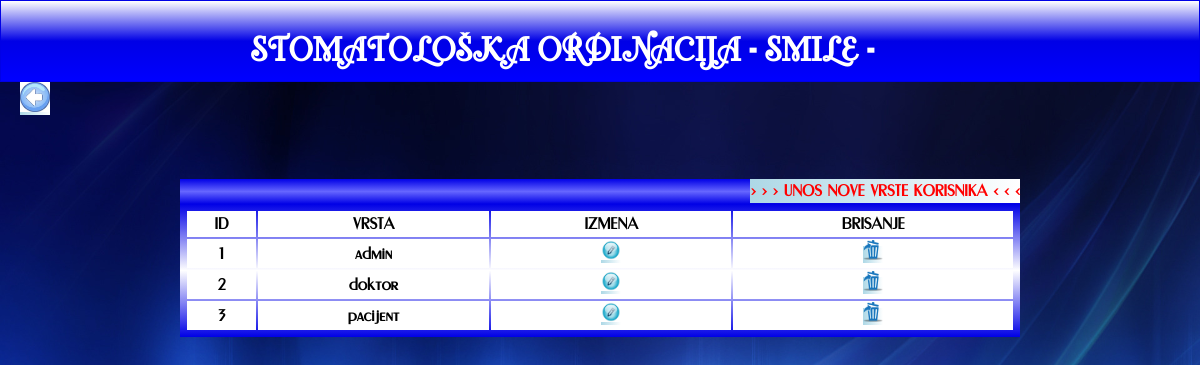
/zubarska_ordinacija/maticni/vrste_korisnika/pregled.php (signed in), run on the app's committed database.
### tables this page shows
CREATE TABLE `vrsta_korisnika` (
  `id` int(10) UNSIGNED NOT NULL,
  `naziv` varchar(30) NOT NULL
);

### zubarska_ordinacija/maticni/vrste_korisnika/pregled.php (the view, shortened to what this page needs)
<?php
include_once "../../inc/header.php";
require '../../inc/konekcija.php';
?>
			<a href="../../pocetna.php" class="nazad"><img src="../../img/back.jpg" width=30 height=30></a>
		</header>
		<main>
			<div class="filter">
				&nbsp; <a href="azuriranje.php?akcija=n" class="unos" >> > > UNOS NOVE VRSTE KORISNIKA < < < </a><br><br>
			</div>
			<table class="tabela" >
				<tr align="center">
					<td>ID</td>
					<td>VRSTA</td>
					<td>IZMENA</td>
					<td>BRISANJE</td>
				</tr>
	<?php
			$sqlQuery = "SELECT * FROM vrsta_korisnika ORDER BY naziv";
			$res = mysqli_query($conn, $sqlQuery);
			while($row = mysqli_fetch_assoc($res)){
	?>
				<tr align="center">
					<td><?=$row['id']?></td>
					<td><?=$row['naziv']?></td>
					<td><a href="azuriranje.php?akcija=i&id=<?=$row['id']?>"><img src="../../img/edit.jpg" width=20 height=20></a></td>
					<td><a href="azuriranje.php?akcija=b&id=<?=$row['id']?>" onClick="return potvrdiAkciju('Da li zelite da obrišete vrstu <?=$row['naziv']?>?');"><img src="../../img/remove.png" width=20 height=20></a></td>
				</tr>
	<?php
			}
	?>
			</table>
		</main>
	</body>
</html>

### zubarska_ordinacija/css/style.css (style rules this page uses)
body { font-family: FirstFont; font-size: 16px; line-height: 1.5; padding: 0; margin: 0; background-image: url(../img/background.jpg); background-size:cover; min-height:500px; }
a:link, a:visited { background: linear-gradient(to left,white ,lightblue ); color: red; font-weight:bold; text-decoration:none; }
.filter, .filterZ { height:25px; background: linear-gradient(to top,#0000e6, #6666ff, #0000e6 ); text-align:left; margin:auto; width:70%; font-weight:bold; margin-top:60px; color:white; }
.nazad { margin-left:20px; }
.tabela { width:70%; }
.tabela, .tabelaUnos { border-collapse: separate ; margin:auto; background: linear-gradient(to bottom ,#0000e6 , white,#0000e6 ); font-weight:bold; padding:5px; }
th,tr { background: white; }
.unos { float:right; }

### data on the page
vrsta_korisnika: id "1", naziv "admin"
vrsta_korisnika: id "2", naziv "doktor"
vrsta_korisnika: id "3", naziv "pacijent"
